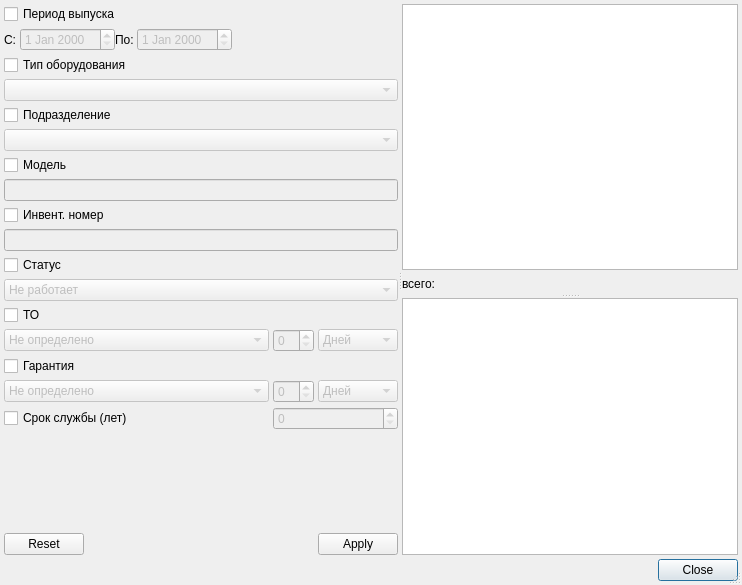
<?xml version="1.0" encoding="UTF-8"?>
<ui version="4.0">
 <class>EquipmentsListDialog</class>
 <widget class="QDialog" name="EquipmentsListDialog">
  <property name="windowModality">
   <enum>Qt::ApplicationModal</enum>
  </property>
  <property name="geometry">
   <rect>
    <x>0</x>
    <y>0</y>
    <width>742</width>
    <height>585</height>
   </rect>
  </property>
  <property name="windowTitle">
   <string>Список записей</string>
  </property>
  <property name="sizeGripEnabled">
   <bool>true</bool>
  </property>
  <property name="modal">
   <bool>true</bool>
  </property>
  <layout class="QGridLayout" name="gridLayout_4">
   <property name="margin">
    <number>4</number>
   </property>
   <property name="spacing">
    <number>4</number>
   </property>
   <item row="1" column="1">
    <widget class="QDialogButtonBox" name="buttonBox">
     <property name="standardButtons">
      <set>QDialogButtonBox::Close</set>
     </property>
    </widget>
   </item>
   <item row="1" column="0">
    <widget class="QStatusBar" name="statusBar">
     <property name="sizePolicy">
      <sizepolicy hsizetype="Preferred" vsizetype="Fixed">
       <horstretch>0</horstretch>
       <verstretch>0</verstretch>
      </sizepolicy>
     </property>
     <property name="toolTip">
      <string>A status bar</string>
     </property>
     <property name="whatsThis">
      <string>A status bar.</string>
     </property>
     <property name="sizeGripEnabled">
      <bool>false</bool>
     </property>
    </widget>
   </item>
   <item row="0" column="0" colspan="2">
    <widget class="QSplitter" name="splitter_2">
     <property name="orientation">
      <enum>Qt::Horizontal</enum>
     </property>
     <property name="childrenCollapsible">
      <bool>false</bool>
     </property>
     <widget class="QWidget" name="pnlFilter" native="true">
      <layout class="QGridLayout" name="gridLayout_3">
       <property name="margin">
        <number>0</number>
       </property>
       <property name="spacing">
        <number>4</number>
       </property>
       <item row="0" column="0">
        <widget class="QCheckBox" name="chkReleaseDate">
         <property name="sizePolicy">
          <sizepolicy hsizetype="Minimum" vsizetype="Fixed">
           <horstretch>0</horstretch>
           <verstretch>0</verstretch>
          </sizepolicy>
         </property>
         <property name="text">
          <string>Период выпуска</string>
         </property>
        </widget>
       </item>
       <item row="2" column="0">
        <widget class="QCheckBox" name="chkEquipmentType">
         <property name="sizePolicy">
          <sizepolicy hsizetype="Minimum" vsizetype="Fixed">
           <horstretch>0</horstretch>
           <verstretch>0</verstretch>
          </sizepolicy>
         </property>
         <property name="text">
          <string>Тип оборудования</string>
         </property>
        </widget>
       </item>
       <item row="6" column="0">
        <widget class="QCheckBox" name="chkModel">
         <property name="sizePolicy">
          <sizepolicy hsizetype="Minimum" vsizetype="Fixed">
           <horstretch>0</horstretch>
           <verstretch>0</verstretch>
          </sizepolicy>
         </property>
         <property name="text">
          <string>Модель</string>
         </property>
        </widget>
       </item>
       <item row="8" column="0">
        <widget class="QCheckBox" name="chkInventoryNumber">
         <property name="sizePolicy">
          <sizepolicy hsizetype="Minimum" vsizetype="Fixed">
           <horstretch>0</horstretch>
           <verstretch>0</verstretch>
          </sizepolicy>
         </property>
         <property name="text">
          <string>Инвент. номер</string>
         </property>
        </widget>
       </item>
       <item row="10" column="0">
        <widget class="QCheckBox" name="chkStatus">
         <property name="sizePolicy">
          <sizepolicy hsizetype="Minimum" vsizetype="Fixed">
           <horstretch>0</horstretch>
           <verstretch>0</verstretch>
          </sizepolicy>
         </property>
         <property name="text">
          <string>Статус</string>
         </property>
        </widget>
       </item>
       <item row="1" column="0" colspan="3">
        <widget class="QWidget" name="widget" native="true">
         <property name="sizePolicy">
          <sizepolicy hsizetype="Expanding" vsizetype="Maximum">
           <horstretch>0</horstretch>
           <verstretch>0</verstretch>
          </sizepolicy>
         </property>
         <layout class="QHBoxLayout" name="horizontalLayout">
          <property name="spacing">
           <number>0</number>
          </property>
          <property name="margin">
           <number>0</number>
          </property>
          <item>
           <widget class="QLabel" name="lblReleaseDateFrom">
            <property name="text">
             <string>С: </string>
            </property>
           </widget>
          </item>
          <item>
           <widget class="CDateEdit" name="edtReleaseDateFrom">
            <property name="enabled">
             <bool>false</bool>
            </property>
           </widget>
          </item>
          <item>
           <widget class="QLabel" name="lblReleaseDateTo">
            <property name="text">
             <string>По: </string>
            </property>
           </widget>
          </item>
          <item>
           <widget class="CDateEdit" name="edtReleaseDateTo">
            <property name="enabled">
             <bool>false</bool>
            </property>
           </widget>
          </item>
          <item>
           <spacer name="horizontalSpacer_2">
            <property name="orientation">
             <enum>Qt::Horizontal</enum>
            </property>
            <property name="sizeHint" stdset="0">
             <size>
              <width>40</width>
              <height>20</height>
             </size>
            </property>
           </spacer>
          </item>
         </layout>
        </widget>
       </item>
       <item row="3" column="0" colspan="3">
        <widget class="CRBComboBox" name="cmbEquipmentType">
         <property name="enabled">
          <bool>false</bool>
         </property>
         <property name="sizePolicy">
          <sizepolicy hsizetype="Expanding" vsizetype="Fixed">
           <horstretch>1</horstretch>
           <verstretch>0</verstretch>
          </sizepolicy>
         </property>
        </widget>
       </item>
       <item row="7" column="0" colspan="3">
        <widget class="QLineEdit" name="edtModel">
         <property name="enabled">
          <bool>false</bool>
         </property>
        </widget>
       </item>
       <item row="9" column="0" colspan="3">
        <widget class="QLineEdit" name="edtInventoryNumber">
         <property name="enabled">
          <bool>false</bool>
         </property>
        </widget>
       </item>
       <item row="11" column="0" colspan="3">
        <widget class="QComboBox" name="cmbStatus">
         <property name="enabled">
          <bool>false</bool>
         </property>
         <property name="sizePolicy">
          <sizepolicy hsizetype="Expanding" vsizetype="Fixed">
           <horstretch>0</horstretch>
           <verstretch>0</verstretch>
          </sizepolicy>
         </property>
         <item>
          <property name="text">
           <string>Не работает</string>
          </property>
         </item>
         <item>
          <property name="text">
           <string>Работает</string>
          </property>
         </item>
        </widget>
       </item>
       <item row="19" column="0" colspan="3">
        <widget class="QDialogButtonBox" name="filterButtonBox">
         <property name="standardButtons">
          <set>QDialogButtonBox::Apply|QDialogButtonBox::Reset</set>
         </property>
        </widget>
       </item>
       <item row="4" column="0">
        <widget class="QCheckBox" name="chkOrgStructure">
         <property name="text">
          <string>Подразделение</string>
         </property>
        </widget>
       </item>
       <item row="5" column="0" colspan="3">
        <widget class="COrgStructureComboBox" name="cmbOrgStructure">
         <property name="enabled">
          <bool>false</bool>
         </property>
        </widget>
       </item>
       <item row="12" column="0">
        <widget class="QCheckBox" name="chkMaintenance">
         <property name="text">
          <string>ТО</string>
         </property>
        </widget>
       </item>
       <item row="13" column="0">
        <widget class="QComboBox" name="cmbMaintenance">
         <property name="enabled">
          <bool>false</bool>
         </property>
         <property name="sizePolicy">
          <sizepolicy hsizetype="Expanding" vsizetype="Fixed">
           <horstretch>0</horstretch>
           <verstretch>0</verstretch>
          </sizepolicy>
         </property>
         <item>
          <property name="text">
           <string>Не определено</string>
          </property>
         </item>
         <item>
          <property name="text">
           <string>Просрочено</string>
          </property>
         </item>
         <item>
          <property name="text">
           <string>Осталось...</string>
          </property>
         </item>
        </widget>
       </item>
       <item row="13" column="1">
        <widget class="QSpinBox" name="edtMaintenanceTerm">
         <property name="enabled">
          <bool>false</bool>
         </property>
         <property name="sizePolicy">
          <sizepolicy hsizetype="Maximum" vsizetype="Fixed">
           <horstretch>0</horstretch>
           <verstretch>0</verstretch>
          </sizepolicy>
         </property>
        </widget>
       </item>
       <item row="13" column="2">
        <widget class="QComboBox" name="cmbMaintenanceTermType">
         <property name="enabled">
          <bool>false</bool>
         </property>
         <property name="sizePolicy">
          <sizepolicy hsizetype="Fixed" vsizetype="Fixed">
           <horstretch>0</horstretch>
           <verstretch>0</verstretch>
          </sizepolicy>
         </property>
         <item>
          <property name="text">
           <string>Дней</string>
          </property>
         </item>
         <item>
          <property name="text">
           <string>Месяцев</string>
          </property>
         </item>
         <item>
          <property name="text">
           <string>Лет</string>
          </property>
         </item>
        </widget>
       </item>
       <item row="14" column="0">
        <widget class="QCheckBox" name="chkWarranty">
         <property name="enabled">
          <bool>true</bool>
         </property>
         <property name="text">
          <string>Гарантия</string>
         </property>
        </widget>
       </item>
       <item row="15" column="0">
        <widget class="QComboBox" name="cmbWarranty">
         <property name="enabled">
          <bool>false</bool>
         </property>
         <item>
          <property name="text">
           <string>Не определено</string>
          </property>
         </item>
         <item>
          <property name="text">
           <string>На гарантии</string>
          </property>
         </item>
         <item>
          <property name="text">
           <string>Без гарантии</string>
          </property>
         </item>
         <item>
          <property name="text">
           <string>До истечения осталось...</string>
          </property>
         </item>
        </widget>
       </item>
       <item row="15" column="1">
        <widget class="QSpinBox" name="edtWarrantyTerm">
         <property name="enabled">
          <bool>false</bool>
         </property>
        </widget>
       </item>
       <item row="15" column="2">
        <widget class="QComboBox" name="cmbWarrantyTermType">
         <property name="enabled">
          <bool>false</bool>
         </property>
         <item>
          <property name="text">
           <string>Дней</string>
          </property>
         </item>
         <item>
          <property name="text">
           <string>Месяцев</string>
          </property>
         </item>
         <item>
          <property name="text">
           <string>Лет</string>
          </property>
         </item>
        </widget>
       </item>
       <item row="16" column="0">
        <widget class="QCheckBox" name="chkEmploymentTerm">
         <property name="enabled">
          <bool>true</bool>
         </property>
         <property name="text">
          <string>Срок службы (лет)</string>
         </property>
        </widget>
       </item>
       <item row="16" column="1" colspan="2">
        <widget class="QSpinBox" name="edtEmploymentTerm">
         <property name="enabled">
          <bool>false</bool>
         </property>
        </widget>
       </item>
       <item row="18" column="0">
        <spacer name="verticalSpacer">
         <property name="orientation">
          <enum>Qt::Vertical</enum>
         </property>
         <property name="sizeHint" stdset="0">
          <size>
           <width>20</width>
           <height>40</height>
          </size>
         </property>
        </spacer>
       </item>
      </layout>
     </widget>
     <widget class="QSplitter" name="splitter">
      <property name="orientation">
       <enum>Qt::Vertical</enum>
      </property>
      <widget class="QWidget" name="pnlItemsList" native="true">
       <layout class="QGridLayout" name="gridLayout">
        <property name="margin">
         <number>0</number>
        </property>
        <property name="spacing">
         <number>4</number>
        </property>
        <item row="0" column="0">
         <widget class="CTableView" name="tblItems">
          <property name="whatsThis">
           <string comment="ура!">список записей</string>
          </property>
          <property name="tabKeyNavigation">
           <bool>false</bool>
          </property>
          <property name="alternatingRowColors">
           <bool>true</bool>
          </property>
         </widget>
        </item>
        <item row="1" column="0">
         <layout class="QHBoxLayout">
          <property name="spacing">
           <number>4</number>
          </property>
          <property name="margin">
           <number>0</number>
          </property>
          <item>
           <widget class="QLabel" name="label">
            <property name="text">
             <string>всего: </string>
            </property>
           </widget>
          </item>
          <item>
           <spacer>
            <property name="orientation">
             <enum>Qt::Horizontal</enum>
            </property>
            <property name="sizeHint" stdset="0">
             <size>
              <width>40</width>
              <height>20</height>
             </size>
            </property>
           </spacer>
          </item>
         </layout>
        </item>
       </layout>
      </widget>
      <widget class="QWidget" name="pnlMaintenanceJournal" native="true">
       <layout class="QGridLayout" name="gridLayout_2">
        <property name="margin">
         <number>0</number>
        </property>
        <property name="spacing">
         <number>0</number>
        </property>
        <item row="0" column="0">
         <widget class="CInDocTableView" name="tblMaintenanceJournal"/>
        </item>
       </layout>
      </widget>
     </widget>
    </widget>
   </item>
  </layout>
 </widget>
 <customwidgets>
  <customwidget>
   <class>CTableView</class>
   <extends>QTableView</extends>
   <header>library/TableView.h</header>
  </customwidget>
  <customwidget>
   <class>CRBComboBox</class>
   <extends>QComboBox</extends>
   <header>library/crbcombobox.h</header>
  </customwidget>
  <customwidget>
   <class>COrgStructureComboBox</class>
   <extends>QComboBox</extends>
   <header>Orgs/OrgStructComboBoxes.h</header>
  </customwidget>
  <customwidget>
   <class>CDateEdit</class>
   <extends>QDateEdit</extends>
   <header>library/DateEdit</header>
  </customwidget>
  <customwidget>
   <class>CInDocTableView</class>
   <extends>QTableView</extends>
   <header>library/InDocTable.h</header>
  </customwidget>
 </customwidgets>
 <tabstops>
  <tabstop>chkReleaseDate</tabstop>
  <tabstop>edtReleaseDateFrom</tabstop>
  <tabstop>edtReleaseDateTo</tabstop>
  <tabstop>chkEquipmentType</tabstop>
  <tabstop>cmbEquipmentType</tabstop>
  <tabstop>chkOrgStructure</tabstop>
  <tabstop>cmbOrgStructure</tabstop>
  <tabstop>chkModel</tabstop>
  <tabstop>edtModel</tabstop>
  <tabstop>chkInventoryNumber</tabstop>
  <tabstop>edtInventoryNumber</tabstop>
  <tabstop>chkStatus</tabstop>
  <tabstop>cmbStatus</tabstop>
  <tabstop>chkMaintenance</tabstop>
  <tabstop>cmbMaintenance</tabstop>
  <tabstop>edtMaintenanceTerm</tabstop>
  <tabstop>cmbMaintenanceTermType</tabstop>
  <tabstop>chkWarranty</tabstop>
  <tabstop>cmbWarranty</tabstop>
  <tabstop>edtWarrantyTerm</tabstop>
  <tabstop>cmbWarrantyTermType</tabstop>
  <tabstop>chkEmploymentTerm</tabstop>
  <tabstop>edtEmploymentTerm</tabstop>
  <tabstop>filterButtonBox</tabstop>
  <tabstop>tblItems</tabstop>
  <tabstop>tblMaintenanceJournal</tabstop>
  <tabstop>buttonBox</tabstop>
 </tabstops>
 <resources/>
 <connections>
  <connection>
   <sender>buttonBox</sender>
   <signal>rejected()</signal>
   <receiver>EquipmentsListDialog</receiver>
   <slot>close()</slot>
   <hints>
    <hint type="sourcelabel">
     <x>735</x>
     <y>578</y>
    </hint>
    <hint type="destinationlabel">
     <x>626</x>
     <y>425</y>
    </hint>
   </hints>
  </connection>
  <connection>
   <sender>chkReleaseDate</sender>
   <signal>clicked(bool)</signal>
   <receiver>edtReleaseDateFrom</receiver>
   <slot>setEnabled(bool)</slot>
   <hints>
    <hint type="sourcelabel">
     <x>84</x>
     <y>18</y>
    </hint>
    <hint type="destinationlabel">
     <x>73</x>
     <y>45</y>
    </hint>
   </hints>
  </connection>
  <connection>
   <sender>chkReleaseDate</sender>
   <signal>clicked(bool)</signal>
   <receiver>edtReleaseDateTo</receiver>
   <slot>setEnabled(bool)</slot>
   <hints>
    <hint type="sourcelabel">
     <x>152</x>
     <y>20</y>
    </hint>
    <hint type="destinationlabel">
     <x>170</x>
     <y>45</y>
    </hint>
   </hints>
  </connection>
  <connection>
   <sender>chkEquipmentType</sender>
   <signal>clicked(bool)</signal>
   <receiver>cmbEquipmentType</receiver>
   <slot>setEnabled(bool)</slot>
   <hints>
    <hint type="sourcelabel">
     <x>46</x>
     <y>85</y>
    </hint>
    <hint type="destinationlabel">
     <x>49</x>
     <y>102</y>
    </hint>
   </hints>
  </connection>
  <connection>
   <sender>chkOrgStructure</sender>
   <signal>clicked(bool)</signal>
   <receiver>cmbOrgStructure</receiver>
   <slot>setEnabled(bool)</slot>
   <hints>
    <hint type="sourcelabel">
     <x>117</x>
     <y>140</y>
    </hint>
    <hint type="destinationlabel">
     <x>123</x>
     <y>161</y>
    </hint>
   </hints>
  </connection>
  <connection>
   <sender>chkModel</sender>
   <signal>clicked(bool)</signal>
   <receiver>edtModel</receiver>
   <slot>setEnabled(bool)</slot>
   <hints>
    <hint type="sourcelabel">
     <x>63</x>
     <y>202</y>
    </hint>
    <hint type="destinationlabel">
     <x>68</x>
     <y>218</y>
    </hint>
   </hints>
  </connection>
  <connection>
   <sender>chkInventoryNumber</sender>
   <signal>clicked(bool)</signal>
   <receiver>edtInventoryNumber</receiver>
   <slot>setEnabled(bool)</slot>
   <hints>
    <hint type="sourcelabel">
     <x>43</x>
     <y>258</y>
    </hint>
    <hint type="destinationlabel">
     <x>43</x>
     <y>278</y>
    </hint>
   </hints>
  </connection>
  <connection>
   <sender>chkStatus</sender>
   <signal>clicked(bool)</signal>
   <receiver>cmbStatus</receiver>
   <slot>setEnabled(bool)</slot>
   <hints>
    <hint type="sourcelabel">
     <x>60</x>
     <y>310</y>
    </hint>
    <hint type="destinationlabel">
     <x>101</x>
     <y>333</y>
    </hint>
   </hints>
  </connection>
  <connection>
   <sender>chkMaintenance</sender>
   <signal>clicked(bool)</signal>
   <receiver>cmbMaintenance</receiver>
   <slot>setEnabled(bool)</slot>
   <hints>
    <hint type="sourcelabel">
     <x>21</x>
     <y>372</y>
    </hint>
    <hint type="destinationlabel">
     <x>57</x>
     <y>392</y>
    </hint>
   </hints>
  </connection>
  <connection>
   <sender>chkMaintenance</sender>
   <signal>clicked(bool)</signal>
   <receiver>edtMaintenanceTerm</receiver>
   <slot>setEnabled(bool)</slot>
   <hints>
    <hint type="sourcelabel">
     <x>197</x>
     <y>365</y>
    </hint>
    <hint type="destinationlabel">
     <x>266</x>
     <y>393</y>
    </hint>
   </hints>
  </connection>
  <connection>
   <sender>chkMaintenance</sender>
   <signal>clicked(bool)</signal>
   <receiver>cmbMaintenanceTermType</receiver>
   <slot>setEnabled(bool)</slot>
   <hints>
    <hint type="sourcelabel">
     <x>210</x>
     <y>362</y>
    </hint>
    <hint type="destinationlabel">
     <x>327</x>
     <y>396</y>
    </hint>
   </hints>
  </connection>
  <connection>
   <sender>chkWarranty</sender>
   <signal>clicked(bool)</signal>
   <receiver>cmbWarranty</receiver>
   <slot>setEnabled(bool)</slot>
   <hints>
    <hint type="sourcelabel">
     <x>82</x>
     <y>428</y>
    </hint>
    <hint type="destinationlabel">
     <x>90</x>
     <y>449</y>
    </hint>
   </hints>
  </connection>
  <connection>
   <sender>chkWarranty</sender>
   <signal>clicked(bool)</signal>
   <receiver>edtWarrantyTerm</receiver>
   <slot>setEnabled(bool)</slot>
   <hints>
    <hint type="sourcelabel">
     <x>213</x>
     <y>426</y>
    </hint>
    <hint type="destinationlabel">
     <x>252</x>
     <y>454</y>
    </hint>
   </hints>
  </connection>
  <connection>
   <sender>chkWarranty</sender>
   <signal>clicked(bool)</signal>
   <receiver>cmbWarrantyTermType</receiver>
   <slot>setEnabled(bool)</slot>
   <hints>
    <hint type="sourcelabel">
     <x>226</x>
     <y>423</y>
    </hint>
    <hint type="destinationlabel">
     <x>356</x>
     <y>451</y>
    </hint>
   </hints>
  </connection>
  <connection>
   <sender>chkEmploymentTerm</sender>
   <signal>clicked(bool)</signal>
   <receiver>edtEmploymentTerm</receiver>
   <slot>setEnabled(bool)</slot>
   <hints>
    <hint type="sourcelabel">
     <x>200</x>
     <y>485</y>
    </hint>
    <hint type="destinationlabel">
     <x>271</x>
     <y>480</y>
    </hint>
   </hints>
  </connection>
 </connections>
</ui>
